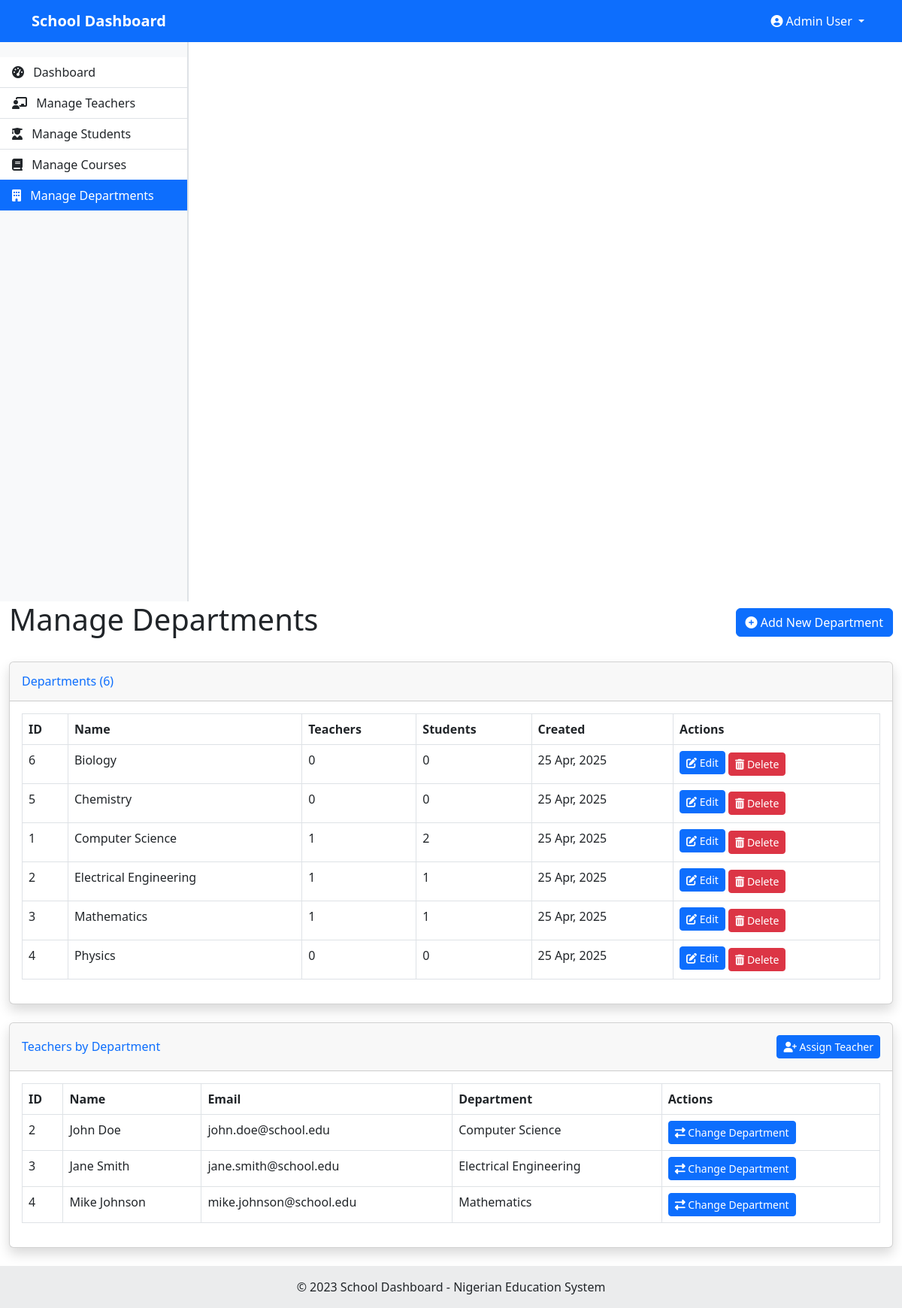
The app's page /admin/departments.php (signed in) with its own data.
### tables this page shows
CREATE TABLE IF NOT EXISTS departments (
    id INT AUTO_INCREMENT PRIMARY KEY,
    name VARCHAR(100) NOT NULL,
    created_at TIMESTAMP DEFAULT CURRENT_TIMESTAMP
);

CREATE TABLE IF NOT EXISTS users (
    id INT AUTO_INCREMENT PRIMARY KEY,
    full_name VARCHAR(100) NOT NULL,
    email VARCHAR(100) NOT NULL UNIQUE,
    password VARCHAR(255) NOT NULL,
    user_type_id INT NOT NULL,
    department_id INT,
    age INT,
    profile_picture VARCHAR(255) DEFAULT 'default.jpg',
    created_at TIMESTAMP DEFAULT CURRENT_TIMESTAMP,
    FOREIGN KEY (user_type_id) REFERENCES user_types(id),
    FOREIGN KEY (department_id) REFERENCES departments(id)
);

### classes/Database.php (called while the page is built, shortened)
<?php
class Database {
    private $host = "localhost";
    private $username = "root";
    private $password = "";
    private $database = "school_dashboard";
    private $conn;
    public function __construct() {
        $this->conn = new mysqli($this->host, $this->username, $this->password, $this->database);
    }
    public function query($sql) {
        return $this->conn->query($sql);
    }
    public function prepare($sql) {
        return $this->conn->prepare($sql);
    }
}
?>

### classes/Department.php (called while the page is built, shortened)
<?php
require_once 'Database.php';
class Department {
    private $db;
    public function __construct() {
        $this->db = new Database();
    }
    public function getAllDepartments() {
        $sql = "SELECT * FROM departments ORDER BY name";
        $result = $this->db->query($sql);
        $departments = [];
        while ($row = $result->fetch_assoc()) {
            $departments[] = $row;
        }
        return $departments;
    }
}
?>

### classes/User.php (called while the page is built, shortened)
<?php
require_once 'Database.php';
class User {
    private $db;
    public function __construct() {
        $this->db = new Database();
    }
    public function getUsersByType($user_type_id) {
        $sql = "SELECT u.*, d.name as department_name
                FROM users u
                LEFT JOIN departments d ON u.department_id = d.id
                WHERE u.user_type_id = ?";
        $stmt = $this->db->prepare($sql);
        $stmt->bind_param("i", $user_type_id);
        $stmt->execute();
        $result = $stmt->get_result();
        $users = [];
        while ($row = $result->fetch_assoc()) {
            $users[] = $row;
        }
        return $users;
    }
    public function getUsersByTypeAndDepartment($user_type_id, $department_id) {
        $sql = "SELECT u.*, d.name as department_name
                FROM users u
                LEFT JOIN departments d ON u.department_id = d.id
                WHERE u.user_type_id = ? AND u.department_id = ?";
        $stmt = $this->db->prepare($sql);
        $stmt->bind_param("ii", $user_type_id, $department_id);
        $stmt->execute();
        $result = $stmt->get_result();
        $users = [];
        while ($row = $result->fetch_assoc()) {
            $users[] = $row;
        }
        return $users;
    }
}
?>

### classes/Utility.php (called while the page is built, shortened)
<?php
class Utility {
    public static function formatDate($date, $format = 'd M, Y') {
        return date($format, strtotime($date));
    }
}
?>

### admin/departments.php (the view, shortened to what this page needs)
<?php
require_once '../classes/User.php';
require_once '../classes/Department.php';
require_once '../classes/Utility.php';
$user = new User();
$department = new Department();
$departments = $department->getAllDepartments();
$teachers = $user->getUsersByType(2);
include '../includes/header.php';
?>
<div class="container-fluid">
    <div class="d-flex justify-content-between align-items-center mb-4">
        <h1>Manage Departments</h1>
        <button type="button" class="btn btn-primary" data-bs-toggle="modal" data-bs-target="#addDepartmentModal">
            <i class="fas fa-plus-circle"></i> Add New Department
        </button>
    </div>
    <div class="card shadow mb-4">
        <div class="card-header py-3">
            <h6 class="m-0 font-weight-bold text-primary">Departments (<?php echo count($departments); ?>)</h6>
        </div>
        <div class="card-body">
            <?php if (empty($departments)): ?>
                <div class="alert alert-info">
                    <p>No departments found.</p>
                </div>
            <?php else: ?>
                <div class="table-responsive">
                    <table class="table table-bordered" width="100%" cellspacing="0">
                        <thead>
                            <tr>
                                <th>ID</th>
                                <th>Name</th>
                                <th>Teachers</th>
                                <th>Students</th>
                                <th>Created</th>
                                <th>Actions</th>
                            </tr>
                        </thead>
                        <tbody>
                            <?php foreach ($departments as $dept):
                                $teachersCount = count($user->getUsersByTypeAndDepartment(2, $dept['id']));
                                $studentsCount = count($user->getUsersByTypeAndDepartment(3, $dept['id']));
                            ?>
                                <tr>
                                    <td><?php echo $dept['id']; ?></td>
                                    <td><?php echo $dept['name']; ?></td>
                                    <td><?php echo $teachersCount; ?></td>
                                    <td><?php echo $studentsCount; ?></td>
                                    <td><?php echo Utility::formatDate($dept['created_at']); ?></td>
                                    <td>
                                        <button type="button" class="btn btn-sm btn-primary mb-1 edit-department"
                                                data-id="<?php echo $dept['id']; ?>"
                                                data-name="<?php echo $dept['name']; ?>"
                                                data-bs-toggle="modal" data-bs-target="#editDepartmentModal">
                                            <i class="fas fa-edit"></i> Edit
                                        </button>
                                        <form method="POST" action="" style="display:inline;">
                                            <button type="submit" name="delete_department" class="btn btn-sm btn-danger"
                                                    onclick="return confirm('Are you sure you want to delete this department? This action cannot be undone.');">
                                                <i class="fas fa-trash-alt"></i> Delete
                                            </button>
                                        </form>
                                    </td>
                                </tr>
                            <?php endforeach; ?>
                        </tbody>
                    </table>
                </div>
            <?php endif; ?>
        </div>
    </div>
    <div class="card shadow mb-4">
        <div class="card-header py-3 d-flex justify-content-between align-items-center">
            <h6 class="m-0 font-weight-bold text-primary">Teachers by Department</h6>
            <button type="button" class="btn btn-sm btn-primary" data-bs-toggle="modal" data-bs-target="#assignTeacherModal">
                <i class="fas fa-user-plus"></i> Assign Teacher
            </button>
        </div>
        <div class="card-body">
            <?php if (empty($teachers)): ?>
                <div class="alert alert-info">
                    <p>No teachers found.</p>
                </div>
            <?php else: ?>
                <div class="table-responsive">
                    <table class="table table-bordered" width="100%" cellspacing="0">
                        <thead>
                            <tr>
                                <th>ID</th>
                                <th>Name</th>
                                <th>Email</th>
                                <th>Department</th>
                                <th>Actions</th>
                            </tr>
                        </thead>
                        <tbody>
                            <?php foreach ($teachers as $teacher): ?>
                                <tr>
                                    <td><?php echo $teacher['id']; ?></td>
                                    <td><?php echo $teacher['full_name']; ?></td>
                                    <td><?php echo $teacher['email']; ?></td>
                                    <td><?php echo $teacher['department_name']; ?></td>
                                    <td>
                                        <button type="button" class="btn btn-sm btn-primary assign-teacher"
                                                data-id="<?php echo $teacher['id']; ?>"
                                                data-name="<?php echo $teacher['full_name']; ?>"
                                                data-department="<?php echo $teacher['department_id']; ?>"
                                                data-bs-toggle="modal" data-bs-target="#assignTeacherModal">
                                            <i class="fas fa-exchange-alt"></i> Change Department
                                        </button>
                                    </td>
                                </tr>
                            <?php endforeach; ?>
                        </tbody>
                    </table>
                </div>
            <?php endif; ?>
        </div>
    </div>
</div>
<?php
include '../includes/footer.php';
?>

### includes/header.php (style rules this page uses)
body { min-height: 100vh; display: flex; flex-direction: column; overflow-x: hidden; margin: 0; padding: 0; }
.card { margin-bottom: 20px; box-shadow: 0 4px 6px rgba(0,0,0,0.1); }

### records on screen
departments: id "6", name "Biology", teachersCount "0", studentsCount "0", created_at "25 Apr, 2025"
departments: id "5", name "Chemistry", teachersCount "0", studentsCount "0", created_at "25 Apr, 2025"
departments: id "1", name "Computer Science", teachersCount "1", studentsCount "2", created_at "25 Apr, 2025"
departments: id "2", name "Electrical Engineering", teachersCount "1", studentsCount "1", created_at "25 Apr, 2025"
departments: id "3", name "Mathematics", teachersCount "1", studentsCount "1", created_at "25 Apr, 2025"
departments: id "4", name "Physics", teachersCount "0", studentsCount "0", created_at "25 Apr, 2025"
users: id "2", full_name "John Doe", email "john.doe@school.edu", department.name "Computer Science"
users: id "3", full_name "Jane Smith", email "jane.smith@school.edu", department.name "Electrical Engineering"
users: id "4", full_name "Mike Johnson", email "mike.johnson@school.edu", department.name "Mathematics"

### other values on screen
SessionManager::getUserName() "Admin User"
count($departments) "6"
